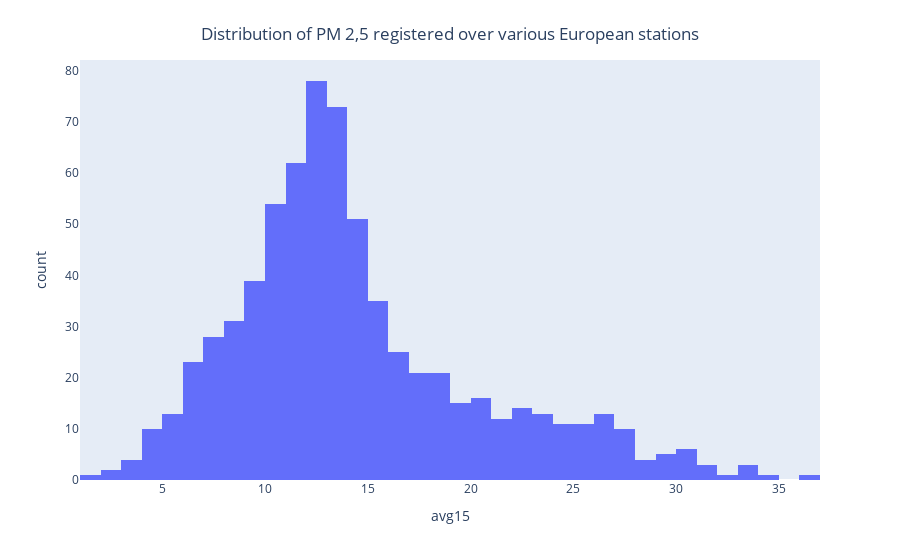

Notebook cell for this chart:
### Code cell
fig = px.histogram(df_air_quality, x="avg15")

fig.update_layout(
    title={
        'text': "Distribution of PM 2,5 registered over various European stations",
        'y':0.95,
        'x':0.5,
        'xanchor': 'center',
        'yanchor': 'top'})
fig.update_yaxes(showgrid=False)  # turning off the grid
fig.show()

### Figure 1 — Plotly figure (JSON) as saved in the notebook; plotly's stock layout.template omitted (floating-point values rounded to 4 significant figures; data arrays with more than 128 entries replaced by an {"elided": "..."} marker saying what was removed)
{"data": [{"alignmentgroup": "True", "bingroup": "x", "hovertemplate": "avg15=%{x}<br>count=%{y}<extra></extra>", "legendgroup": "", "marker": {"color": "#636efa", "pattern": {"shape": ""}}, "name": "", "offsetgroup": "", "orientation": "v", "showlegend": false, "type": "histogram", "x": {"elided": "710 float values"}, "xaxis": "x", "yaxis": "y"}], "layout": {"barmode": "relative", "legend": {"tracegroupgap": 0}, "margin": {"t": 60}, "title": {"text": "Distribution of PM 2,5 registered over various European stations", "x": 0.5, "xanchor": "center", "y": 0.95, "yanchor": "top"}, "xaxis": {"anchor": "y", "domain": [0, 1], "title": {"text": "avg15"}}, "yaxis": {"anchor": "x", "domain": [0, 1], "showgrid": false, "title": {"text": "count"}}}}
